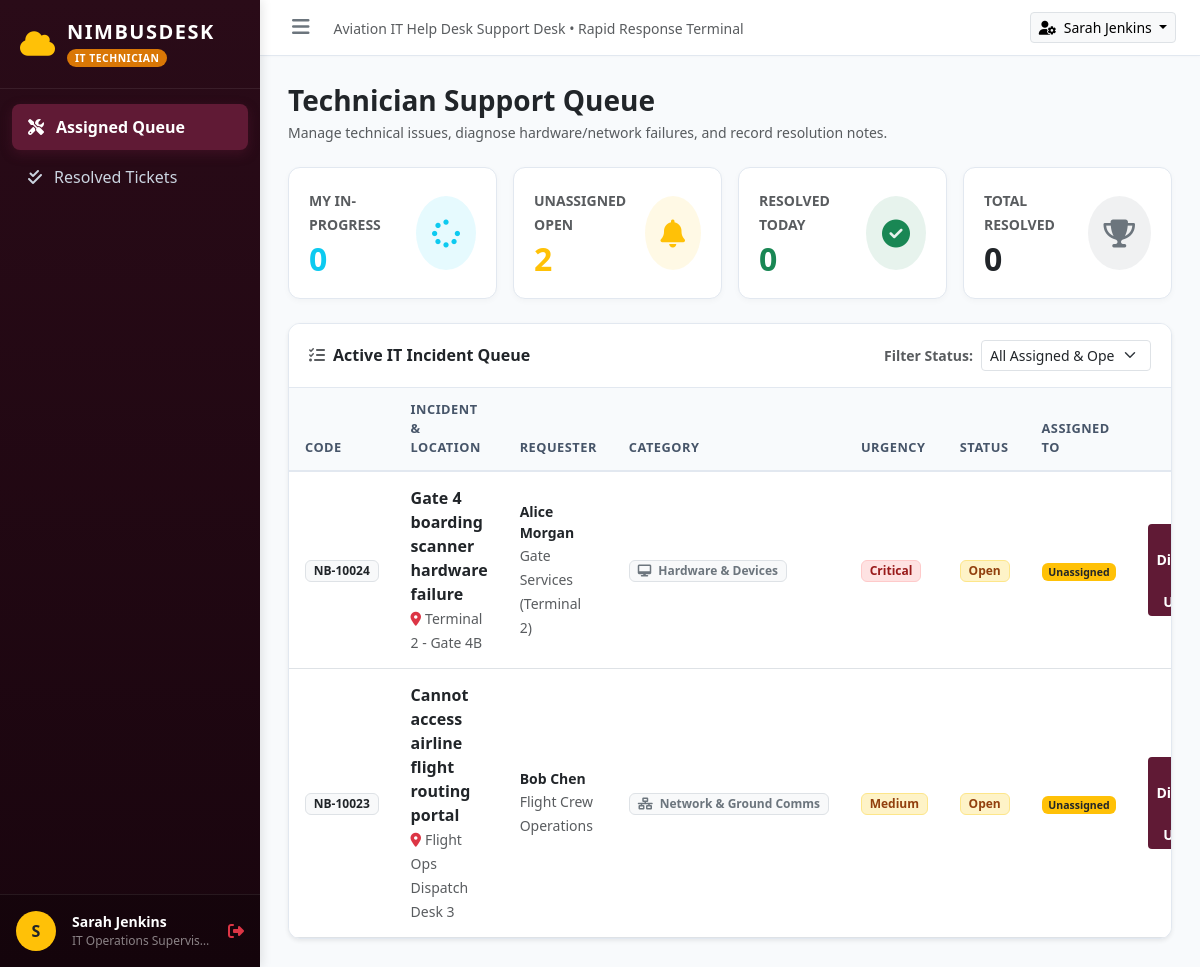
Screenshot of /technician/index.php (signed in) with the database file from the repository.
### tables this page shows
CREATE TABLE IF NOT EXISTS `tickets` (
    `id` INT AUTO_INCREMENT PRIMARY KEY,
    `ticket_code` VARCHAR(20) NOT NULL UNIQUE,
    `user_id` INT NOT NULL,
    `category_id` INT NOT NULL,
    `urgency` ENUM('Low', 'Medium', 'High', 'Critical') NOT NULL DEFAULT 'Medium',
    `location` VARCHAR(150) NOT NULL,
    `subject` VARCHAR(255) NOT NULL,
    `description` TEXT NOT NULL,
    `attachment` VARCHAR(255) NULL,
    `status` ENUM('Open', 'In Progress', 'Resolved', 'Closed') NOT NULL DEFAULT 'Open',
    `assigned_to` INT NULL,
    `resolution_summary` TEXT NULL,
    `created_at` TIMESTAMP DEFAULT CURRENT_TIMESTAMP,
    `updated_at` TIMESTAMP DEFAULT CURRENT_TIMESTAMP ON UPDATE CURRENT_TIMESTAMP,
    `resolved_at` TIMESTAMP NULL,
    CONSTRAINT `fk_tickets_user` FOREIGN KEY (`user_id`) REFERENCES `users` (`id`) ON DELETE CASCADE,
    CONSTRAINT `fk_tickets_category` FOREIGN KEY (`category_id`) REFERENCES `categories` (`id`) ON DELETE RESTRICT,
    CONSTRAINT `fk_tickets_assigned` FOREIGN KEY (`assigned_to`) REFERENCES `users` (`id`) ON DELETE SET NULL
);

CREATE TABLE IF NOT EXISTS `users` (
    `id` INT AUTO_INCREMENT PRIMARY KEY,
    `name` VARCHAR(100) NOT NULL,
    `email` VARCHAR(100) NOT NULL UNIQUE,
    `password` VARCHAR(255) NOT NULL,
    `role` ENUM('employee', 'technician', 'admin') NOT NULL DEFAULT 'employee',
    `department` VARCHAR(100) NOT NULL,
    `badge_number` VARCHAR(50) NOT NULL,
    `created_at` TIMESTAMP DEFAULT CURRENT_TIMESTAMP
);

CREATE TABLE IF NOT EXISTS `categories` (
    `id` INT AUTO_INCREMENT PRIMARY KEY,
    `name` VARCHAR(100) NOT NULL,
    `description` VARCHAR(255) NULL,
    `icon` VARCHAR(50) DEFAULT 'fa-wrench'
);

### config/db.php (called while the page is built)
<?php
require_once __DIR__ . '/config.php';
class Database {
    private static ?PDO $instance = null;
    public static function getConnection(): PDO {
        if (self::$instance === null) {
            $host = 'localhost';
            $user = 'root';
            $pass = '';
            $dbname = 'nimbusdesk';
            try {
                $dsn = "mysql:host={$host};dbname={$dbname};charset=utf8mb4";
                self::$instance = new PDO($dsn, $user, $pass, [
                    PDO::ATTR_ERRMODE => PDO::ERRMODE_EXCEPTION,
                    PDO::ATTR_DEFAULT_FETCH_MODE => PDO::FETCH_ASSOC,
                    PDO::ATTR_EMULATE_PREPARES => false,
                ]);
            } catch (PDOException $e) {
                if (str_contains($e->getMessage(), 'Unknown database')) {
                    require_once __DIR__ . '/../database/setup.php';
                    return self::getConnection();
                }
                throw $e;
            }
        }
        return self::$instance;
    }
}

### technician/stored_procs/TechnicianProcedures.php (called while the page is built, shortened)
<?php
require_once __DIR__ . '/../../config/db.php';
class TechnicianProcedures {
    private PDO $pdo;
    public function __construct() {
        $this->pdo = Database::getConnection();
    }
    public function getAssignedTickets(int $techId, string $statusFilter = 'all'): array {
        $stmt = $this->pdo->prepare("CALL sp_tech_get_assigned_tickets(?, ?)");
        $stmt->execute([$techId, $statusFilter]);
        $results = $stmt->fetchAll();
        return $results;
    }
    public function getStats(int $techId): array {
        $stmt = $this->pdo->prepare("CALL sp_tech_get_stats(?)");
        $stmt->execute([$techId]);
        $stats = $stmt->fetch();
        return $stats ?: [
            'in_progress_count' => 0,
            'unassigned_open_count' => 0,
            'resolved_today_count' => 0,
            'total_resolved_count' => 0
        ];
    }
}

### config/config.php (called while the page is built, shortened)
<?php
function url($path = '') {
    $trimmed = ltrim($path, '/');
    return BASE_URL . ($trimmed ? '/' . $trimmed : '');
}

### technician/views/dashboard.php (the view, shortened to what this page needs)
<div class="d-flex justify-content-between align-items-center mb-4">
    <div>
        <h3 class="fw-bold text-dark mb-1">Technician Support Queue</h3>
        <p class="text-muted small mb-0">Manage technical issues, diagnose hardware/network failures, and record resolution notes.</p>
    </div>
</div>
<div class="row g-3 mb-4">
    <div class="col-md-3">
        <div class="stat-card d-flex align-items-center justify-content-between">
            <div>
                <span class="text-muted small fw-bold text-uppercase">My In-Progress</span>
                <h2 class="fw-bold mt-1 text-info mb-0"><?= intval($stats['in_progress_count'] ?? 0) ?></h2>
            </div>
            <div class="rounded-circle bg-info bg-opacity-10 p-3 text-info fs-3">
                <i class="fa-solid fa-spinner"></i>
            </div>
        </div>
    </div>
    <div class="col-md-3">
        <div class="stat-card d-flex align-items-center justify-content-between">
            <div>
                <span class="text-muted small fw-bold text-uppercase">Unassigned Open</span>
                <h2 class="fw-bold mt-1 text-warning mb-0"><?= intval($stats['unassigned_open_count'] ?? 0) ?></h2>
            </div>
            <div class="rounded-circle bg-warning bg-opacity-10 p-3 text-warning fs-3">
                <i class="fa-solid fa-bell"></i>
            </div>
        </div>
    </div>
    <div class="col-md-3">
        <div class="stat-card d-flex align-items-center justify-content-between">
            <div>
                <span class="text-muted small fw-bold text-uppercase">Resolved Today</span>
                <h2 class="fw-bold mt-1 text-success mb-0"><?= intval($stats['resolved_today_count'] ?? 0) ?></h2>
            </div>
            <div class="rounded-circle bg-success bg-opacity-10 p-3 text-success fs-3">
                <i class="fa-solid fa-check-circle"></i>
            </div>
        </div>
    </div>
    <div class="col-md-3">
        <div class="stat-card d-flex align-items-center justify-content-between">
            <div>
                <span class="text-muted small fw-bold text-uppercase">Total Resolved</span>
                <h2 class="fw-bold mt-1 text-dark mb-0"><?= intval($stats['total_resolved_count'] ?? 0) ?></h2>
            </div>
            <div class="rounded-circle bg-secondary bg-opacity-10 p-3 text-secondary fs-3">
                <i class="fa-solid fa-trophy"></i>
            </div>
        </div>
    </div>
</div>
<div class="card shadow-sm">
    <div class="card-header d-flex justify-content-between align-items-center flex-wrap gap-2">
        <div class="d-flex align-items-center gap-2">
            <i class="fa-solid fa-list-check text-muted"></i>
            <span class="fw-bold">Active IT Incident Queue</span>
        </div>
        <div class="d-flex align-items-center gap-2">
            <label for="techStatusFilter" class="small text-muted fw-bold mb-0">Filter Status:</label>
            <select id="techStatusFilter" class="form-select form-select-sm" style="width: 170px;">
                <option value="all" <?= ($statusFilter === 'all') ? 'selected' : '' ?>>All Assigned & Open</option>
            </select>
        </div>
    </div>
    <div class="table-responsive">
        <table class="table table-hover align-middle mb-0">
            <thead>
                <tr>
                    <th>Code</th>
                    <th>Incident & Location</th>
                    <th>Requester</th>
                    <th>Category</th>
                    <th>Urgency</th>
                    <th>Status</th>
                    <th>Assigned To</th>
                    <th class="text-end">Action</th>
                </tr>
            </thead>
            <tbody>
                <?php if (empty($tickets)): ?>
                    <tr>
                        <td colspan="8" class="text-center py-5 text-muted">
                            <i class="fa-solid fa-circle-check fs-1 text-success mb-2 d-block"></i>
                            <div class="fw-bold">No active tickets waiting in queue.</div>
                        </td>
                    </tr>
                <?php else: ?>
                    <?php foreach ($tickets as $t): ?>
                        <tr>
                            <td>
                                <span class="badge bg-light text-dark border fw-bold"><?= htmlspecialchars($t['ticket_code']) ?></span>
                            </td>
                            <td>
                                <div class="fw-bold text-dark"><?= htmlspecialchars($t['subject']) ?></div>
                                <small class="text-muted"><i class="fa-solid fa-location-dot me-1 text-danger"></i><?= htmlspecialchars($t['location']) ?></small>
                            </td>
                            <td>
                                <div class="small fw-bold text-dark"><?= htmlspecialchars($t['requester_name']) ?></div>
                                <small class="text-muted"><?= htmlspecialchars($t['requester_dept']) ?></small>
                            </td>
                            <td>
                                <span class="badge bg-light text-secondary border">
                                    <i class="fa-solid <?= htmlspecialchars($t['category_icon']) ?> me-1"></i>
                                    <?= htmlspecialchars($t['category_name']) ?>
                                </span>
                            </td>
                            <td>
                                <?php
                                $urgencyClass = match($t['urgency']) {
                                    'Critical' => 'badge-urgency-critical',
                                    'High' => 'badge-urgency-high',
                                    'Medium' => 'badge-urgency-medium',
                                    default => 'badge-urgency-low'
                                };
                                ?>
                                <span class="badge <?= $urgencyClass ?>"><?= htmlspecialchars($t['urgency']) ?></span>
                            </td>
                            <td>
                                <?php
                                $statusClass = match($t['status']) {
                                    'Open' => 'badge-status-open',
                                    'In Progress' => 'badge-status-progress',
                                    'Resolved' => 'badge-status-resolved',
                                    default => 'badge-status-closed'
                                };
                                ?>
                                <span class="badge <?= $statusClass ?>"><?= htmlspecialchars($t['status']) ?></span>
                            </td>
                            <td>
                                <small class="text-muted">
                                    <?= $t['technician_name'] ? htmlspecialchars($t['technician_name']) : '<span class="badge bg-warning text-dark">Unassigned</span>' ?>
                                </small>
                            </td>
                            <td class="text-end">
                                <a href="<?= url('technician/index.php?page=manage&id=' . $t['id']) ?>" class="btn btn-sm btn-nimbus">
                                    <i class="fa-solid fa-wrench me-1"></i> Diagnose & Update
                                </a>
                            </td>
                        </tr>
                    <?php endforeach; ?>
                <?php endif; ?>
            </tbody>
        </table>
    </div>
</div>

### rows the page displays
tickets: ticket_code "NB-10024", subject "Gate 4 boarding scanner hardware failure", location "Terminal 2 - Gate 4B", user.name "Alice Morgan", user.department "Gate Services (Terminal 2)", category.name "Hardware & Devices", urgency "Critical", status "Open"
tickets: ticket_code "NB-10023", subject "Cannot access airline flight routing portal", location "Flight Ops Dispatch Desk 3", user.name "Bob Chen", user.department "Flight Crew Operations", category.name "Network & Ground Comms", urgency "Medium", status "Open"

### other values shown
substr($user['name'], 0, 1) "S"
$user['name'] "Sarah Jenkins"
$user['department'] "IT Operations Supervisor"
$stats['in_progress_count'] "0"
$stats['unassigned_open_count'] "2"
$stats['resolved_today_count'] "0"
$stats['total_resolved_count'] "0"
